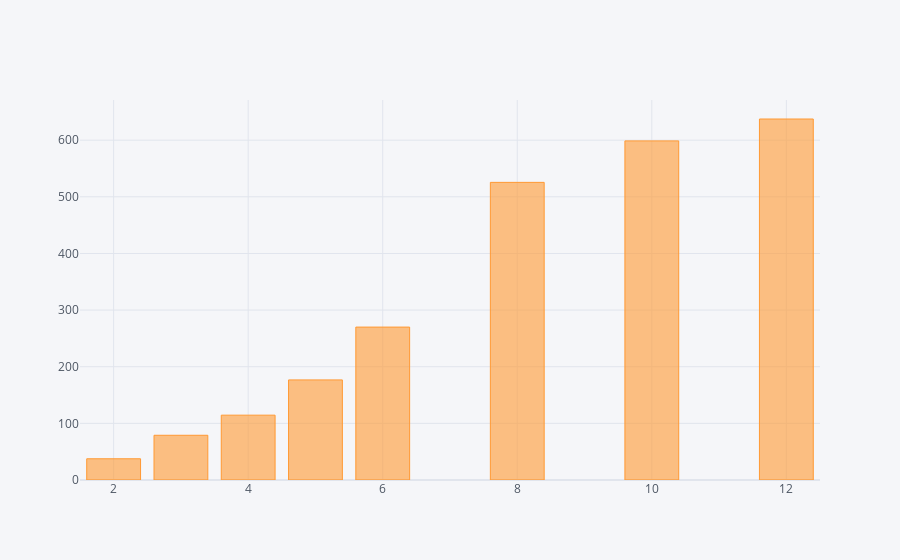

Notebook cell for this chart:
### Code cell
df2 = pd.DataFrame({'Power' : list(data['Power']), 'Cylinders' : list(data['Cylinders'])})
df2.groupby('Cylinders')['Power'].mean().iplot(kind = 'bar')

### Figure 1 — Plotly figure (JSON) as saved in the notebook; plotly's stock layout.template omitted (floating-point values rounded to 4 significant figures)
{"data": [{"marker": {"color": "rgba(255, 153, 51, 0.6)", "line": {"color": "rgba(255, 153, 51, 1.0)", "width": 1}}, "name": "Power", "orientation": "v", "text": "", "type": "bar", "x": [2, 3, 4, 5, 6, 8, 10, 12], "y": [37.48, 78.97, 114.5, 176.7, 270.0, 525.5, 598.7, 637.4]}], "layout": {"legend": {"bgcolor": "#F5F6F9", "font": {"color": "#4D5663"}}, "paper_bgcolor": "#F5F6F9", "plot_bgcolor": "#F5F6F9", "title": {"font": {"color": "#4D5663"}}, "xaxis": {"gridcolor": "#E1E5ED", "showgrid": true, "tickfont": {"color": "#4D5663"}, "title": {"font": {"color": "#4D5663"}, "text": ""}, "zerolinecolor": "#E1E5ED"}, "yaxis": {"gridcolor": "#E1E5ED", "showgrid": true, "tickfont": {"color": "#4D5663"}, "title": {"font": {"color": "#4D5663"}, "text": ""}, "zerolinecolor": "#E1E5ED"}}}
